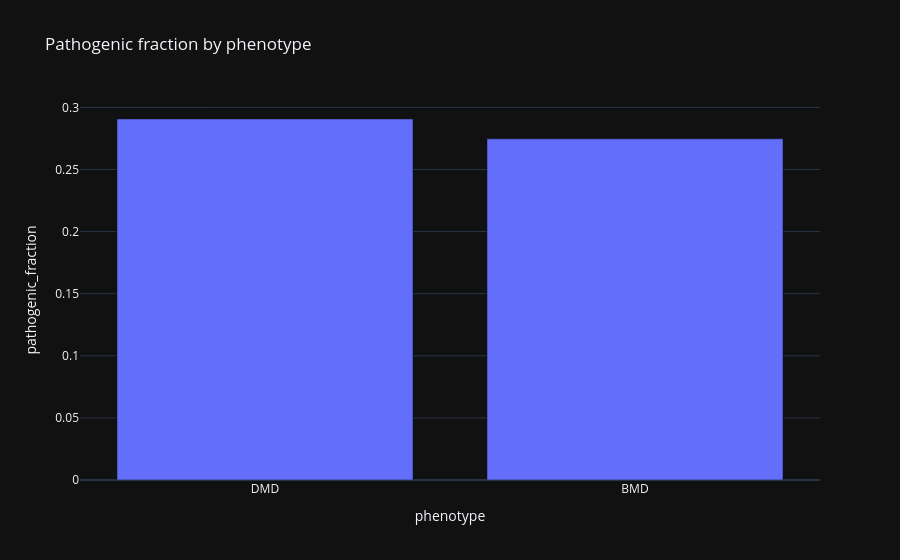

Notebook cell for this chart:
### Markdown cell above
## 1. 📊 Pathogenic fraction by phenotype

### Code cell
tbl = d.groupby('phenotype').agg(pathogenic_fraction=('pathogenic', 'mean'), n=('var_id', 'size'), pathogenic_n=('pathogenic', 'sum')).reset_index().sort_values('n', ascending=False)
display(tbl)
fig = px.bar(tbl, x='phenotype', y='pathogenic_fraction', hover_data=['n', 'pathogenic_n'], title='Pathogenic fraction by phenotype')
fig.show()

### Figure 1 — Plotly figure (JSON) as saved in the notebook; plotly's stock layout.template omitted (floating-point values rounded to 4 significant figures)
{"data": [{"customdata": [[7807, 2269], [1023, 281]], "hovertemplate": "phenotype=%{x}<br>pathogenic_fraction=%{y}<br>n=%{customdata[0]}<br>pathogenic_n=%{customdata[1]}<extra></extra>", "legendgroup": "", "marker": {"color": "#636efa", "pattern": {"shape": ""}}, "name": "", "orientation": "v", "showlegend": false, "textposition": "auto", "x": ["DMD", "BMD"], "xaxis": "x", "y": [0.2906, 0.2747], "yaxis": "y", "type": "bar"}], "layout": {"xaxis": {"anchor": "y", "domain": [0.0, 1.0], "title": {"text": "phenotype"}}, "yaxis": {"anchor": "x", "domain": [0.0, 1.0], "title": {"text": "pathogenic_fraction"}}, "legend": {"tracegroupgap": 0}, "title": {"text": "Pathogenic fraction by phenotype"}, "barmode": "relative"}}
